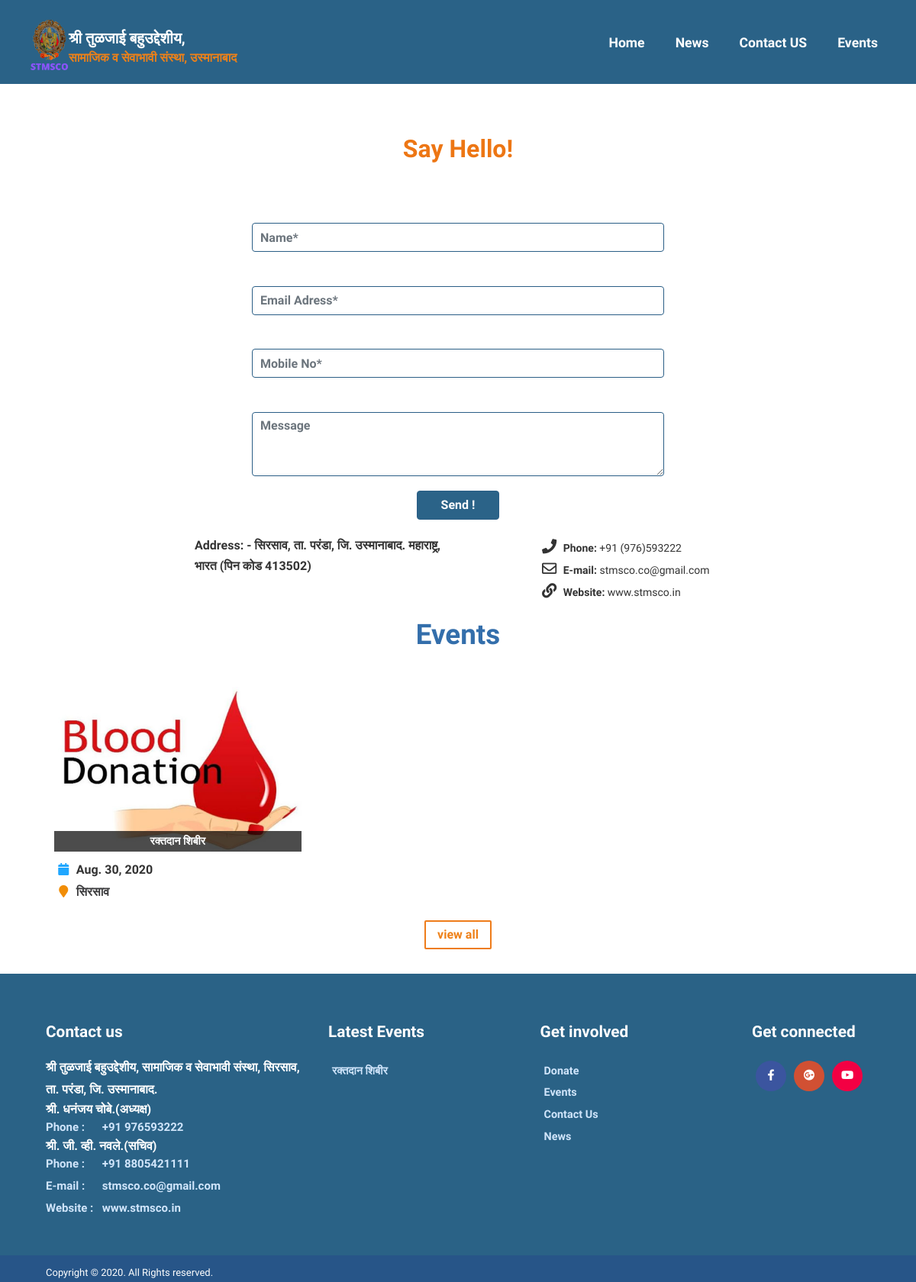
The page /contact-us/ on the database its author committed.
### events/models.py (models this page shows, shortened)
class Event(models.Model):
    name = models.CharField(max_length=255)
    short_desc = models.TextField()
    description = models.TextField(null=True, blank=True)
    location = models.CharField(max_length=255, null=True, blank=True)
    contact_details = models.CharField(max_length=255, null=True, blank=True)
    image = models.ImageField(upload_to='%Y/%m/%d',
                              max_length=255, null=True, blank=True)
    start_date = models.DateField(null=True, blank=True)
    end_date = models.DateField(null=True, blank=True)
    is_active = models.BooleanField(default=True)
    slug = models.SlugField(max_length=65, unique=True)
    def get_absolute_url(self):
        return reverse('blog:event_detail', kwargs={'slug': self.slug})
    class Meta:
        db_table = "eventapp_event"

### blog/views.py (the view, shortened to what this page needs)
# urls.py: path('contact-us/', views.contact_us),
def contact_us(request):
    if request.method == "GET":
        menu_list = Menu.objects.filter(parent=None, is_active=True)
        event_list = Event.objects.filter(
            is_active=True).order_by('-start_date')[0:1]
        footer_events = Event.objects.filter(
            is_active=True).order_by('-start_date')[0:4]
        return render(request, "site/contact.html",
                      {'menu_list': menu_list, 'footer_events': footer_events,
                       'event_list': event_list})

### templates/site/contact.html (shortened to what this page needs)
{% extends "site/base.html" %}
{% block content %}
<div class="container">
<div class="inner row">
  <div id="primary" class="col-md-12 contact_us_lists">
    <article class="single">
      <div class="entry-content">
        <h3>Say Hello!</h3>
        <br/>
        <form id="contact-form" method="post">
          <p>
            <input class="form-control"  type="text" name="name" id="contactName" value="" placeholder="Name*" required/>
          </p>
          <p>
            <input class="form-control" type="email" name="email" id="email" value="" placeholder="Email Adress*" required/>
          </p>
          <p>
            <input class="form-control" type="number" name="mobile" id="mobile" value="" placeholder="Mobile No*" required/>
          </p>
          <p>
            <textarea class="contactme-text required requiredField form-control" name="message" width="100%" rows="3" placeholder="Message" required="required"></textarea>
          </p>
          <p>
            <input  class="buttons form-control send" value="Send !" type="submit"></input >
          </p>
        </form>
      </div>
        <div class="row address">
          <div class="col-md-2">
          </div>
          <div class="col-md-4">
            <p>
            <b>Address: </b> -<span class="street-address"> सिरसाव, </span>
            <span>  ता. परंडा,</span>
            <span>  जि. उस्मानाबाद.</span>
            <span> महाराष्ट्र, </span>
            <span> भारत (पिन कोड 413502)</span>
          </p>
          </div>
          <div class="col-md-1">
          </div>
          <div class="col-md-5">
          <i class="fa fa-phone"></i><b> Phone:</b><span class="tel"> +91 (976)593222</span><br />
       <i class="far fa-envelope"></i><b> E-mail:</b><span class="email"> stmsco.co@gmail.com</span><br/>
          <i class="fa fa-link"></i><b> Website:</b><span class="url">  www.stmsco.in</span><br/>
          </div>
      </div>
    </article>
  </div>
  <div class="col-md-12">
  <div id="secondary contact_us_list" class="justify-content-center widget-area" role="complementary">
    <aside id="wpltfb3-2" class="widget WPlookCauses">
      <div class="widget-title">
        <h3>Events</h3>
      </div>
      <div class="widget-event-body">
          {% for event in event_list %}
          <article class="event-item event_item">
            <figure>
              {% if event.image %}
              <a title="Image title" href="{{ event.get_absolute_url }}">
              <img src="{{ event.image.url }}" class="wp-post-image" alt="Image alt">
              </a>
              {% endif %}
               <h3 class="entry-header">
              <a title="Change a Life Through Education Lorem Ipsum dolar sit and dolar" href="{{ event.get_absolute_url }}">{{ event.name }}</a>
            </h3>
            </figure>
            <div class="entry-meta-widget">
              <div class="date"><time datetime="2013-04-25T19:02:42+00:00"><i class="fa fa-calendar"></i>{% if event.start_date %} {{ event.start_date }}{% endif %}</time></div>
              <div class="location"><i class="fa fa-map-marker"></i> <a href="#">{{ event.location }}</a></div>
            </div>
          </article>
          {% endfor %}
           <div class="viewall fright" style="margin-bottom: 2rem;"><a href="/events/" class="radius" title="View all chauses">view all</a></div>
    </div>
  </aside>
</div>
</div>
</div>
</div>
{% endblock %}

### templates/site/base.html (shortened to what this page needs)
{% load img %}
{% load staticfiles %}
<!DOCTYPE html>
<html dir="ltr" lang="en-US">
<head>
    <link rel="stylesheet" href="https://stackpath.bootstrapcdn.com/bootstrap/4.3.1/css/bootstrap.min.css"
>
    <link rel="stylesheet" href="https://use.fontawesome.com/releases/v5.8.1/css/all.css"
>
    <link rel="stylesheet" type="text/css" media="all" href="{% static 'site/css/style.css'%}"/>
    <link rel="stylesheet" type="text/css" media="all" href="{% static '/site/css/flexslider.css' %}"/>
    <link rel="stylesheet" type="text/css" media="all" href="{% static '/site/css/keyframes.css' %}"/>
    <link rel="stylesheet" type="text/css" media="all" href="{% static '/site/css/grid.css' %}"/>
    <link rel="stylesheet" type="text/css" media="all" href="{% static '/site/css/meanmenu.css' %}"/>
    <link rel="stylesheet" type="text/css" media="all" href="{% static 'site/css/sm-core-css.css' %}"/>
    <link rel="stylesheet" type="text/css" media="all" href="{% static 'site/css/sm-blue.css' %}"/>
</head>
<body class="home blog two-column right-sidebar" data-twttr-rendered="true">
<div id="page" class="container">
    <header id="branding" class="site-header" role="banner">
        <div id="sticky_navigation" class="header" style="color:blue;">
            <div class="container no-padding">
                <hgroup class="fleft grid_8 logo_group" id="logo-wid">
                    <h1 id="site-title">
                        <a href="/" class="cjws_society" title="श्री तुळजाई बहुउद्देशीय, सामाजिक व सेवाभावी संस्था" rel="home"><img
                            class="logo_style" src="{% static 'site/images/stmsconew.png' %}" height="100px"
                            width="auto"/></a>
                        <a href="/" title="श्री तुळजाई बहुउद्देशीय, सामाजिक व सेवाभावी संस्था" id="logo" rel="home">श्री तुळजाई बहुउद्देशीय, <span> सामाजिक व सेवाभावी
                        संस्था, उस्मानाबाद</span></a>
                    </h1>
                </hgroup>
                <div class="navigation">
                    <ul id="main-menu" class="sm sm-blue">
                        <li>
                            <a href="/" class="financial_information">Home</a>
                        </li>
                        <li>
                            <a href="/news" class="news">News</a>
                        </li>
                        <li>
                            <a href="/contact-us" class="contact-us">Contact US</a>
                        </li>
                        <li>
                            <a href="/events" class="events">Events</a>
                        </li>
                    </ul>
                </div>
            </div>
        </div>
    </header>
</div>
{% block content %}
{% endblock %}
<footer id="colophon" class="site-footer" role="contentinfo">
    <div id="tertiary" class="sidebar-container" role="complementary">
        <div class="container">
            <div class="row">
                <div class="col-md-4">
                    <aside id="meta-0" class="widget widget_adress">
                        <h3>Contact us</h3>
                        <address class="vcard">
                            <p class="org vcard"><a class="url fn org" href="#">श्री तुळजाई बहुउद्देशीय, सामाजिक व
                                सेवाभावी संस्था, सिरसाव, ता. परंडा, जि. उस्मानाबाद.</a></p>
                            <h6 style="color:white">श्री. धनंजय चोबे.(अध्यक्ष)</h6><b>Phone :</b> <span class="tel"> +91 976593222</span><br/>
                            <h6 style="color:white">श्री. जी. व्ही. नवले.(सचिव)</h6><b>Phone :</b> <span class="tel"> +91 8805421111</span><br/>
                            <b>E-mail :</b><span class="email"> stmsco.co@gmail.com</span><br/>
                            <b>Website :</b><span class="url"> www.stmsco.in</span><br/>
                        </address>
                    </aside>
                </div>
                <div class="col-md-3">
                    <aside id="meta-1" class="widget widget_meta">
                        <h3>Latest Events</h3>
                        {% for event in footer_events %}
                        <ul>
                            <li><a href="{{ event.get_absolute_url }}" title="">{{ event.name |title }}</a></li>
                        </ul>
                        {% endfor %}
                    </aside>
                </div>
                <div class="col-md-3">
                    <aside id="meta-2" class="widget widget_meta">
                        <h3>Get involved</h3>
                        <ul>
                  <li class="menu-item "><a href="https://paytm.business/link/68167/LL_155332105">Donate</a></li>
                  <li class="menu-item "><a href="/events">Events</a></li>
                  <li class="menu-item "><a href="/contact-us">Contact Us</a></li>
                  <li class="menu-item "><a href="/news">News</a></li>
                </ul>
                    </aside>
                </div>
                <div class="col-md-2">
                    <aside id="meta-2" class="widget widget_meta footer-social">
                        <h3>Get connected</h3>
                        <ul class="list-inline ">
                            <li class="facebook"><a
                                    href="https://www.facebook.com/dhananjay.chobe"><i
                                    class="fab fa-facebook-f"></i></a></li>
                            <li class="googleplus"><a href="mailto:stmsco.co@gmail.com"><i
                                    class="fab fa-google-plus"></i></a></li>
                            <li class="youtube"><a href="https://www.youtube.com/"
                                                   target="_blank"><i class="fab fa-youtube"></i></a>
                            </li>
                        </ul>
                    </aside>
                </div>
            </div>
        </div>
    </div>
    <div class="site-info">
        <div class="container">
            <div class="row">
                <div class="col-md-4 text-left">
                    <p class="copy">Copyright © 2020. All Rights reserved. </p>
                </div>
            </div>
        </div>
    </div>
</footer>
</body>
</html>

### static/site/css/grid.css (style rules this page uses)
.grid_1, .grid_2, .grid_3, .grid_4, .grid_5, .grid_6, .grid_7, .grid_8, .grid_9, .grid_10, .grid_11, .grid_12, .grid_13, .grid_14, .grid_15, .grid_16 { display: inline; float: left; position: relative; margin-left: 1%; margin-right: 1%; }

### static/site/css/sm-core-css.css (style rules this page uses)
.sm,.sm ul,.sm li { display:block;list-style:none;padding:0;margin:0;line-height:normal;direction:ltr; }
ul.sm li { position:relative;float:left; }
ul.sm a { position: relative; display: block; white-space: nowrap; text-transform: capitalize; font-size: 1.1rem; font-weight: 700; padding: 5px 20px; color: #fff; }
ul.sm:after { content:"\00a0";display:block;height:0;font:0/0 serif;clear:both;visibility:hidden;overflow:hidden; }
ul.sm,ul.sm *,ul.sm *:before,ul.sm *:after { -moz-box-sizing:border-box;-webkit-box-sizing:border-box;box-sizing:border-box; }
ul.sm { -webkit-tap-highlight-color:rgba(0,0,0,0); }

### static/site/css/sm-blue.css (style rules this page uses)
.sm-blue { color:#5c5c5c; }
.sm-blue a { padding: 5px 17px; color: #5c5c5c; font-size: 13px; line-height: 23px; text-decoration: none; border:none; }
.sm-blue li:first-child, .sm-blue-vertical li, .sm-blue ul li { border-left:0; }

### templates/site/base.html (style rules this page uses)
#main-menu { position:relative; z-index:9999; width:auto; float: right; }

### rows shown on the page
Event: image (picture), name "रक्तदान शिबीर", start_date "Aug. 30, 2020", location "सिरसाव"
